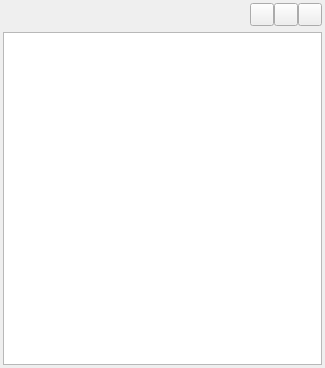
<?xml version="1.0" encoding="UTF-8"?>
<ui version="4.0">
 <class>BrushPalette</class>
 <widget class="QWidget" name="BrushPalette">
  <property name="geometry">
   <rect>
    <x>0</x>
    <y>0</y>
    <width>325</width>
    <height>368</height>
   </rect>
  </property>
  <layout class="QVBoxLayout" name="verticalLayout">
   <property name="leftMargin">
    <number>3</number>
   </property>
   <property name="topMargin">
    <number>3</number>
   </property>
   <property name="rightMargin">
    <number>3</number>
   </property>
   <property name="bottomMargin">
    <number>3</number>
   </property>
   <item>
    <layout class="QHBoxLayout" name="horizontalLayout_2">
     <property name="spacing">
      <number>0</number>
     </property>
     <item>
      <spacer name="horizontalSpacer">
       <property name="orientation">
        <enum>Qt::Horizontal</enum>
       </property>
       <property name="sizeHint" stdset="0">
        <size>
         <width>40</width>
         <height>20</height>
        </size>
       </property>
      </spacer>
     </item>
     <item>
      <widget class="widgets::GroupedToolButton" name="presetAdd">
       <property name="toolTip">
        <string>Add a new brush preset</string>
       </property>
       <property name="icon">
        <iconset theme="list-add">
         <normaloff>theme:list-add.svg</normaloff>theme:list-add.svg</iconset>
       </property>
       <property name="groupPosition">
        <enum>widgets::GroupedToolButton::GroupLeft</enum>
       </property>
      </widget>
     </item>
     <item>
      <widget class="widgets::GroupedToolButton" name="presetSave">
       <property name="toolTip">
        <string>Overwrite selected preset</string>
       </property>
       <property name="icon">
        <iconset theme="document-save">
         <normaloff>theme:document-save.svg</normaloff>theme:document-save.svg</iconset>
       </property>
       <property name="groupPosition">
        <enum>widgets::GroupedToolButton::GroupCenter</enum>
       </property>
      </widget>
     </item>
     <item>
      <widget class="widgets::GroupedToolButton" name="presetDelete">
       <property name="toolTip">
        <string>Delete selected preset</string>
       </property>
       <property name="icon">
        <iconset theme="edit-delete">
         <normaloff>theme:edit-delete.svg</normaloff>theme:edit-delete.svg</iconset>
       </property>
       <property name="groupPosition">
        <enum>widgets::GroupedToolButton::GroupRight</enum>
       </property>
      </widget>
     </item>
    </layout>
   </item>
   <item>
    <widget class="QListView" name="brushPaletteView">
     <property name="flow">
      <enum>QListView::LeftToRight</enum>
     </property>
     <property name="isWrapping" stdset="0">
      <bool>true</bool>
     </property>
     <property name="resizeMode">
      <enum>QListView::Adjust</enum>
     </property>
     <property name="viewMode">
      <enum>QListView::ListMode</enum>
     </property>
     <property name="uniformItemSizes">
      <bool>true</bool>
     </property>
    </widget>
   </item>
  </layout>
 </widget>
 <customwidgets>
  <customwidget>
   <class>widgets::GroupedToolButton</class>
   <extends>QToolButton</extends>
   <header>widgets/groupedtoolbutton.h</header>
  </customwidget>
 </customwidgets>
 <resources/>
 <connections/>
</ui>
